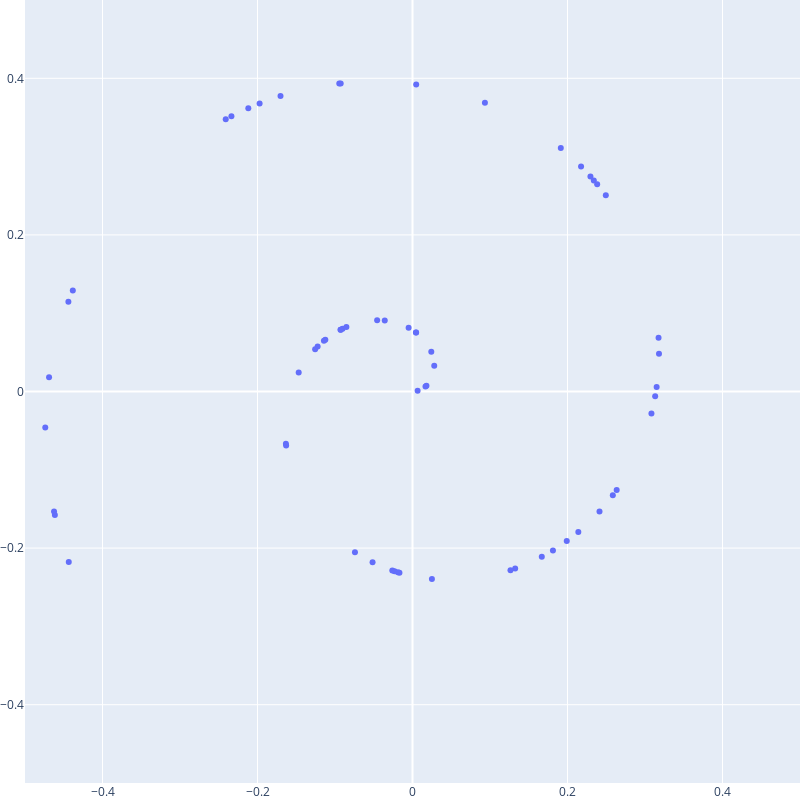

Notebook source saved alongside this figure:
### Code cell
import stanza.runtime
stanza.runtime.setup() # setup logging, etc.

import jax
import jax.flatten_util
import plotly.graph_objects as go
import jax.numpy as jnp

from stanza.data import PyTreeData
from stanza.diffusion import DDPMSchedule

# Generate some data
def generate(rng_key: jax.Array) -> jax.Array:
    t = jax.random.uniform(rng_key, ())
    r = 0.5*t
    x = jnp.cos(10*t)*r
    y = jnp.sin(10*t)*r
    return jnp.stack((x, y))

train_data = jax.vmap(generate)(jax.random.split(jax.random.PRNGKey(42), 64))
train_data = PyTreeData(train_data)
test_data = jax.vmap(generate)(jax.random.split(jax.random.PRNGKey(43), 64))
test_data = PyTreeData(test_data)


def plot_samples(samples, data_samples=None):
    fig = go.Figure()
    x = samples[:,0]
    y = samples[:,1]
    fig.add_trace(go.Scatter(x=x, y=y, mode='markers'))
    if data_samples is not None:
        x = data_samples[:,0]
        y = data_samples[:,1]
        fig.add_trace(go.Scatter(x=x, y=y, mode='markers', marker=dict(color='red'), opacity=0.5))
    fig.update_layout(width=800, height=800,
                      xaxis=dict(range=[-0.5, 0.5]), yaxis=dict(range=[-0.5, 0.5]),
                      margin=dict(l=0, r=0, b=0, t=0, pad=0))
    return fig
plot_samples(train_data.tree)

### Figure 1 — Plotly figure (JSON) as saved in the notebook; plotly's stock layout.template omitted (floating-point values rounded to 4 significant figures)
{"data": [{"mode": "markers", "type": "scatter", "x": [-0.04562, 0.3083, -0.03582, 0.004748, 0.2296, -0.01887, -0.07425, -0.4383, -0.09448, -0.1703, 0.2175, -0.1224, 0.01679, -0.1143, -0.2119, 0.1325, -0.02318, -0.4435, -0.4615, 0.214, -0.05153, 0.2634, -0.09026, 0.02805, 0.318, -0.444, 0.1812, 0.315, 0.2339, 0.004667, -0.0928, 0.2413, 0.2494, 0.1264, -0.02608, -0.1125, -0.1468, 0.02504, -0.2337, 0.2383, 0.1913, -0.4739, -0.241, -0.09267, -0.1973, -0.1634, 0.09344, 0.1668, -0.01683, 0.2585, -0.4689, -0.005001, -0.08529, 0.018, 0.004456, 0.02424, 0.006602, -0.1256, 0.3131, 0.199, -0.09269, -0.1631, -0.4625, 0.3175], "y": [0.09098, -0.02821, 0.09055, 0.3921, 0.2745, -0.2308, -0.2052, 0.1291, 0.3933, 0.3772, 0.2872, 0.05733, 0.006292, 0.06469, 0.3617, -0.2262, -0.2294, -0.2177, -0.1579, -0.1794, -0.218, -0.1257, 0.08022, 0.03277, 0.04813, 0.1147, -0.2029, 0.005809, 0.2696, 0.0753, 0.07895, -0.1533, 0.2505, -0.2282, -0.2285, 0.06617, 0.02439, -0.2395, 0.3514, 0.2645, 0.311, -0.04607, 0.3476, 0.3935, 0.3677, -0.06675, 0.3686, -0.2111, -0.2314, -0.1325, 0.01818, 0.08145, 0.08248, 0.007377, 0.07546, 0.05078, 0.0008848, 0.05405, -0.006169, -0.1911, 0.079, -0.0691, -0.1531, 0.06851]}], "layout": {"height": 800, "margin": {"b": 0, "l": 0, "pad": 0, "r": 0, "t": 0}, "width": 800, "xaxis": {"range": [-0.5, 0.5]}, "yaxis": {"range": [-0.5, 0.5]}}}
